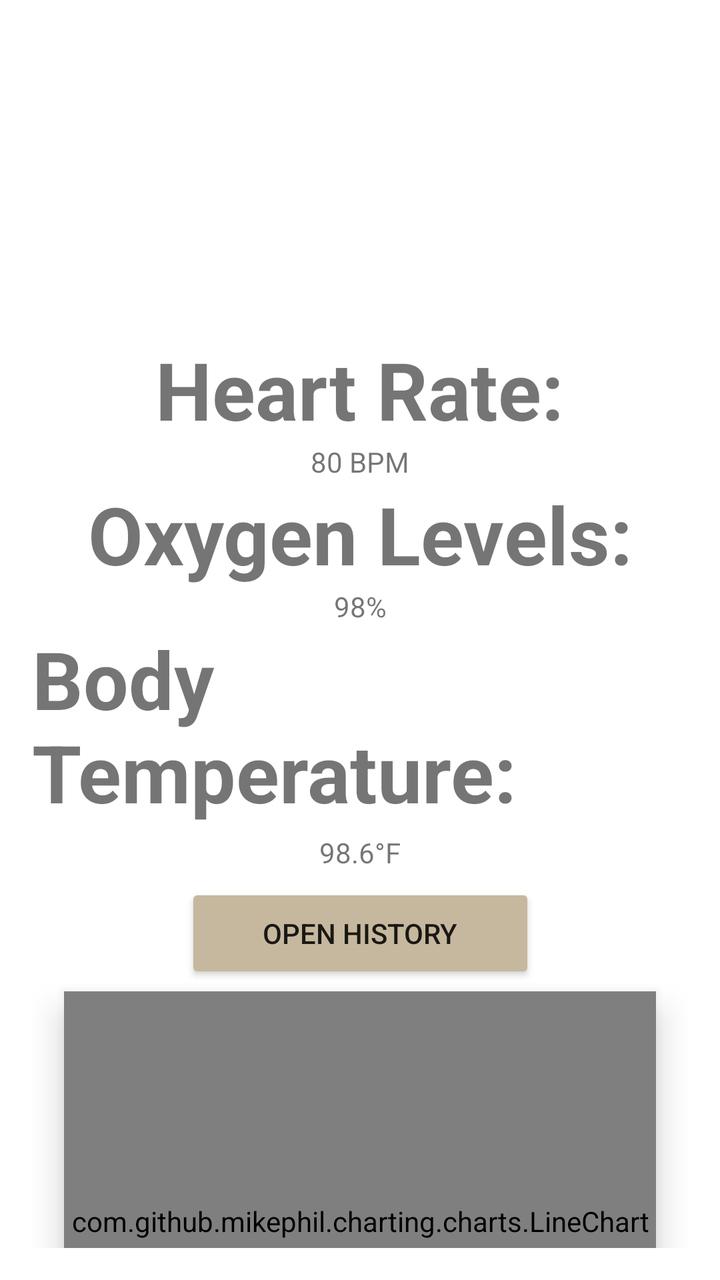
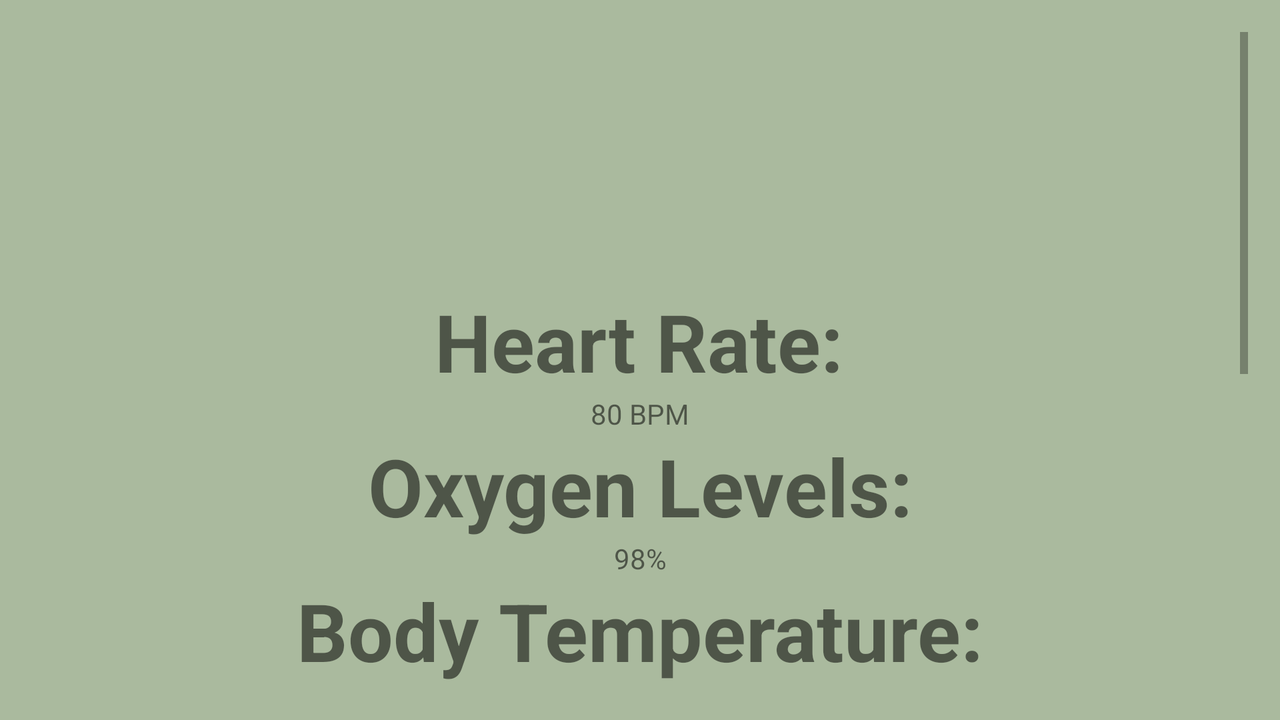

The same Android screen from two of the app's own layout files: first res/layout/ as a phone draws it, then the author's variant for another configuration, drawn on a device whose configuration selects that folder. Both files follow.
<!-- AndroidManifest.xml: application theme Theme.VitalTracker -->
<!-- res/layout/fragment_vitals.xml -->
<?xml version="1.0" encoding="utf-8"?>
<androidx.constraintlayout.widget.ConstraintLayout xmlns:android="http://schemas.android.com/apk/res/android"
    xmlns:app="http://schemas.android.com/apk/res-auto"
    xmlns:tools="http://schemas.android.com/tools"
    android:layout_width="match_parent"
    android:layout_height="match_parent"
    android:padding="16dp">

    

    <TextView
        android:id="@+id/heartRateLabel"
        android:layout_width="wrap_content"
        android:layout_height="wrap_content"
        android:layout_marginTop="152dp"
        android:text="Heart Rate:"
        android:textSize="40sp"
        android:textStyle="bold"
        app:layout_constraintEnd_toEndOf="parent"
        app:layout_constraintHorizontal_bias="0.498"
        app:layout_constraintStart_toStartOf="parent"
        app:layout_constraintTop_toTopOf="parent" />

    <TextView
        android:id="@+id/heartRateValue"
        android:layout_width="wrap_content"
        android:layout_height="wrap_content"
        android:text="80 BPM"
        app:layout_constraintTop_toBottomOf="@+id/heartRateLabel"
        app:layout_constraintStart_toStartOf="parent"
        app:layout_constraintEnd_toEndOf="parent" />

    
    <TextView
        android:id="@+id/oxygenLabel"
        android:layout_width="wrap_content"
        android:layout_height="wrap_content"
        android:text="Oxygen Levels:"
        android:textSize="40sp"
        android:textStyle="bold"
        app:layout_constraintTop_toBottomOf="@+id/heartRateValue"
        app:layout_constraintStart_toStartOf="parent"
        app:layout_constraintEnd_toEndOf="parent" />

    <TextView
        android:id="@+id/oxygenValue"
        android:layout_width="wrap_content"
        android:layout_height="wrap_content"
        android:text="98%"
        app:layout_constraintTop_toBottomOf="@+id/oxygenLabel"
        app:layout_constraintStart_toStartOf="parent"
        app:layout_constraintEnd_toEndOf="parent" />

    
    <TextView
        android:id="@+id/bodyTempLabel"
        android:layout_width="wrap_content"
        android:layout_height="wrap_content"
        android:text="Body Temperature:"
        android:textSize="40sp"
        android:textStyle="bold"
        app:layout_constraintTop_toBottomOf="@+id/oxygenValue"
        app:layout_constraintStart_toStartOf="parent"
        app:layout_constraintEnd_toEndOf="parent" />

    <TextView
        android:id="@+id/bodyTempValue"
        android:layout_width="wrap_content"
        android:layout_height="wrap_content"
        android:layout_marginTop="4dp"
        android:text="98.6°F"
        app:layout_constraintEnd_toEndOf="parent"
        app:layout_constraintStart_toStartOf="parent"
        app:layout_constraintTop_toBottomOf="@+id/bodyTempLabel" />

    <ImageView
        android:id="@+id/imageView4"
        android:layout_width="304dp"
        android:layout_height="112dp"
        android:src="@mipmap/vitalsicon_foreground"
        app:layout_constraintTop_toTopOf="parent"
        app:layout_constraintStart_toStartOf="parent"
        app:layout_constraintEnd_toEndOf="parent" />

    <com.github.mikephil.charting.charts.LineChart
        android:id="@+id/lineChart"
        android:layout_width="match_parent"
        android:layout_height="230dp"
        android:layout_marginStart="16dp"
        android:layout_marginTop="60dp"
        android:layout_marginEnd="16dp"
        android:layout_marginBottom="71dp"
        android:background="@color/gray"
        android:elevation="10dp"
        app:layout_constraintBottom_toBottomOf="parent"
        app:layout_constraintEnd_toEndOf="parent"
        app:layout_constraintHorizontal_bias="0.0"
        app:layout_constraintStart_toStartOf="parent"
        app:layout_constraintTop_toBottomOf="@+id/bodyTempValue"
        app:layout_constraintVertical_bias="0.0" />

    <Button
        android:id="@+id/btnGraph"
        android:layout_width="175dp"
        android:layout_height="50dp"
        android:layout_marginStart="101dp"
        android:layout_marginTop="6dp"
        android:layout_marginEnd="101dp"
        android:layout_marginBottom="4dp"
        android:backgroundTint="#C6B89E"
        android:drawablePadding="8dp"
        android:padding="4dp"
        android:text="Open History"
        app:layout_constraintBottom_toTopOf="@+id/lineChart"
        app:layout_constraintEnd_toEndOf="parent"
        app:layout_constraintStart_toStartOf="parent"
        app:layout_constraintTop_toBottomOf="@+id/bodyTempValue"
        app:layout_constraintVertical_bias="1.0" />


</androidx.constraintlayout.widget.ConstraintLayout>
<!-- resources referenced by this layout -->
<resources>
  <color name="gray">#B5B8A3</color>
  <style name="Theme.VitalTracker" parent="Theme.MaterialComponents.DayNight.NoActionBar">
          
          <item name="colorPrimary">#138859</item>
          <item name="colorPrimaryVariant">#013220</item>
          <item name="colorOnPrimary">@color/white</item>
          
          <item name="colorSecondary">@color/teal_200</item>
          <item name="colorSecondaryVariant">@color/teal_700</item>
          <item name="colorOnSecondary">@color/black</item>
          
          <item name="android:statusBarColor">?attr/colorPrimaryVariant</item>
          
      </style>
  <color name="white">#FFFFFFFF</color>
  <color name="teal_200">#FF03DAC5</color>
  <color name="teal_700">#FF018786</color>
  <color name="black">#FF000000</color>
</resources>
<!-- res/layout-land/fragment_vitals.xml (the author's variant of the layout above) -->
<!-- drawn on the phone turned sideways -->
<?xml version="1.0" encoding="utf-8"?>
<ScrollView xmlns:android="http://schemas.android.com/apk/res/android"
    xmlns:app="http://schemas.android.com/apk/res-auto"
    xmlns:tools="http://schemas.android.com/tools"
    android:layout_width="match_parent"
    android:layout_height="match_parent"
    android:padding="16dp"
    android:background="@color/ashGreen">

    
    <androidx.constraintlayout.widget.ConstraintLayout
        android:layout_width="match_parent"
        android:layout_height="wrap_content">

    <TextView
        android:id="@+id/heartRateLabel"
        android:layout_width="wrap_content"
        android:layout_height="wrap_content"
        android:layout_marginTop="128dp"
        android:text="Heart Rate:"
        android:textSize="40sp"
        android:textStyle="bold"
        app:layout_constraintEnd_toEndOf="parent"
        app:layout_constraintHorizontal_bias="0.499"
        app:layout_constraintStart_toStartOf="parent"
        app:layout_constraintTop_toTopOf="parent" />

    <TextView
        android:id="@+id/heartRateValue"
        android:layout_width="wrap_content"
        android:layout_height="wrap_content"
        android:text="80 BPM"
        app:layout_constraintTop_toBottomOf="@+id/heartRateLabel"
        app:layout_constraintStart_toStartOf="parent"
        app:layout_constraintEnd_toEndOf="parent" />

    
    <TextView
        android:id="@+id/oxygenLabel"
        android:layout_width="wrap_content"
        android:layout_height="wrap_content"
        android:text="Oxygen Levels:"
        android:textSize="40sp"
        android:textStyle="bold"
        app:layout_constraintTop_toBottomOf="@+id/heartRateValue"
        app:layout_constraintStart_toStartOf="parent"
        app:layout_constraintEnd_toEndOf="parent" />

    <TextView
        android:id="@+id/oxygenValue"
        android:layout_width="wrap_content"
        android:layout_height="wrap_content"
        android:text="98%"
        app:layout_constraintTop_toBottomOf="@+id/oxygenLabel"
        app:layout_constraintStart_toStartOf="parent"
        app:layout_constraintEnd_toEndOf="parent" />

    
    <TextView
        android:id="@+id/bodyTempLabel"
        android:layout_width="wrap_content"
        android:layout_height="wrap_content"
        android:text="Body Temperature:"
        android:textSize="40sp"
        android:textStyle="bold"
        app:layout_constraintTop_toBottomOf="@+id/oxygenValue"
        app:layout_constraintStart_toStartOf="parent"
        app:layout_constraintEnd_toEndOf="parent" />

    <TextView
        android:id="@+id/bodyTempValue"
        android:layout_width="wrap_content"
        android:layout_height="wrap_content"
        android:layout_marginTop="4dp"
        android:text="98.6°F"
        app:layout_constraintEnd_toEndOf="parent"
        app:layout_constraintStart_toStartOf="parent"
        app:layout_constraintTop_toBottomOf="@+id/bodyTempLabel" />

    <ImageView
        android:id="@+id/imageView4"
        android:layout_width="304dp"
        android:layout_height="112dp"
        android:src="@mipmap/vitalsicon_foreground"
        app:layout_constraintTop_toTopOf="parent"
        app:layout_constraintStart_toStartOf="parent"
        app:layout_constraintEnd_toEndOf="parent" />


    <Button
        android:id="@+id/btnGraph"
        android:layout_width="175dp"
        android:layout_height="50dp"
        android:layout_marginStart="101dp"
        android:layout_marginTop="6dp"
        android:layout_marginEnd="101dp"
        android:layout_marginBottom="270dp"
        android:backgroundTint="#C6B89E"
        android:drawablePadding="8dp"
        android:padding="4dp"
        android:text="Open History"
        app:layout_constraintBottom_toBottomOf="parent"
        app:layout_constraintEnd_toEndOf="parent"
        app:layout_constraintStart_toStartOf="parent"
        app:layout_constraintTop_toBottomOf="@+id/bodyTempValue"
        app:layout_constraintVertical_bias="1.0" />
    </androidx.constraintlayout.widget.ConstraintLayout>


</ScrollView>
<!-- resources referenced by the variant -->
<!-- as the phone turned sideways resolves them -->
<resources>
  <color name="ashGreen">#AABA9E</color>
  <style name="Theme.VitalTracker" parent="Theme.MaterialComponents.DayNight.NoActionBar">
          
          <item name="colorPrimary">#138859</item>
          <item name="colorPrimaryVariant">#013220</item>
          <item name="colorOnPrimary">@color/white</item>
          
          <item name="colorSecondary">@color/teal_200</item>
          <item name="colorSecondaryVariant">@color/teal_700</item>
          <item name="colorOnSecondary">@color/black</item>
          
          <item name="android:statusBarColor">?attr/colorPrimaryVariant</item>
          
      </style>
  <color name="white">#FFFFFFFF</color>
  <color name="teal_200">#FF03DAC5</color>
  <color name="teal_700">#FF018786</color>
  <color name="black">#FF000000</color>
</resources>
